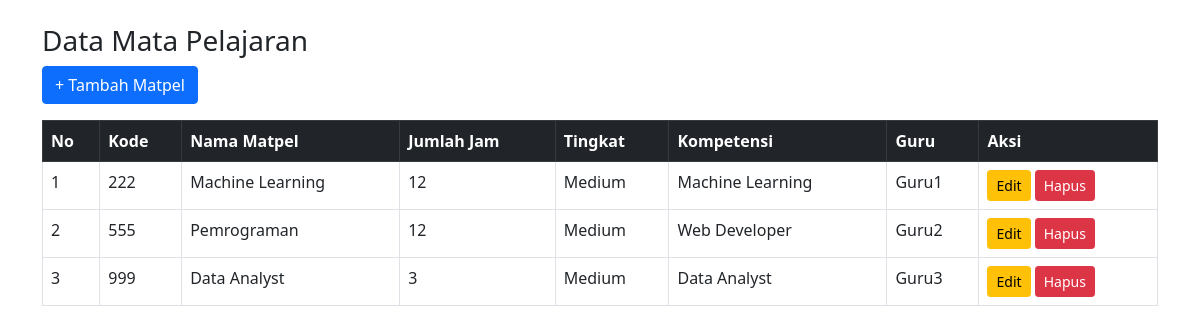
The page /matpel/index.php (signed in) on the database its author committed.
### tables this page shows
CREATE TABLE `matpel` (
  `kd_matpel` varchar(50) NOT NULL,
  `nama_matpel` varchar(100) NOT NULL,
  `jumlah_jam` int(11) NOT NULL,
  `tingkat` varchar(10) NOT NULL,
  `kd_kompetensi` varchar(10) NOT NULL,
  `nip` varchar(20) NOT NULL
);

CREATE TABLE `kompetensi` (
  `kd_kompetensi` varchar(10) NOT NULL,
  `nama_kompetensi` varchar(100) NOT NULL,
  `prog_keahlian` varchar(100) NOT NULL
);

CREATE TABLE `guru` (
  `nip` varchar(20) NOT NULL,
  `nama_guru` varchar(100) NOT NULL,
  `tempat_lahir` varchar(50) NOT NULL,
  `tgl_lahir` date NOT NULL,
  `jenkel` enum('L','P') NOT NULL,
  `alamat` text NOT NULL,
  `no_hp` varchar(15) NOT NULL,
  `pend_akhir` varchar(50) NOT NULL
);

### matpel/index.php (the view, shortened to what this page needs)
<?php
include "../config/koneksi.php";
?>
<!DOCTYPE html>
<html>
<head>
    <link rel="stylesheet" href="../assets/bootstrap/css/bootstrap.min.css">
</head>
<body>
    <div class="container mt-4">
        <h3>Data Mata Pelajaran</h3>
        <a href="tambah.php" class="btn btn-primary mb-3">+ Tambah Matpel</a>
        <table class="table table-bordered">
            <thead class="table-dark">
                <tr>
                    <th>No</th>
                    <th>Kode</th>
                    <th>Nama Matpel</th>
                    <th>Jumlah Jam</th>
                    <th>Tingkat</th>
                    <th>Kompetensi</th>
                    <th>Guru</th>
                    <th>Aksi</th>
                </tr>
            </thead>
            <tbody>
                <?php
                $no = 1;
                $q = mysqli_query($conn, "
            SELECT m.*, k.nama_kompetensi, g.nama_guru
            FROM matpel m
            JOIN kompetensi k ON m.kd_kompetensi=k.kd_kompetensi
            JOIN guru g ON m.nip=g.nip
        ");
                while ($d = mysqli_fetch_assoc($q)) {
                ?>
                    <tr>
                        <td><?= $no++ ?></td>
                        <td><?= $d['kd_matpel'] ?></td>
                        <td><?= $d['nama_matpel'] ?></td>
                        <td><?= $d['jumlah_jam'] ?></td>
                        <td><?= $d['tingkat'] ?></td>
                        <td><?= $d['nama_kompetensi'] ?></td>
                        <td><?= $d['nama_guru'] ?></td>
                        <td>
                            <a href="edit.php?id=<?= $d['kd_matpel'] ?>" class="btn btn-warning btn-sm">Edit</a>
                            <a href="hapus.php?id=<?= $d['kd_matpel'] ?>" onclick="return confirm('Hapus?')"
                                class="btn btn-danger btn-sm">Hapus</a>
                        </td>
                    </tr>
                <?php } ?>
            </tbody>
        </table>
    </div>
</body>
</html>

### rows shown on the page
matpel: kd_matpel "222", nama_matpel "Machine Learning", jumlah_jam "12", tingkat "Medium", kompetensi.nama_kompetensi "Machine Learning", guru.nama_guru "Guru1"
matpel: kd_matpel "555", nama_matpel "Pemrograman", jumlah_jam "12", tingkat "Medium", kompetensi.nama_kompetensi "Web Developer", guru.nama_guru "Guru2"
matpel: kd_matpel "999", nama_matpel "Data Analyst", jumlah_jam "3", tingkat "Medium", kompetensi.nama_kompetensi "Data Analyst", guru.nama_guru "Guru3"
